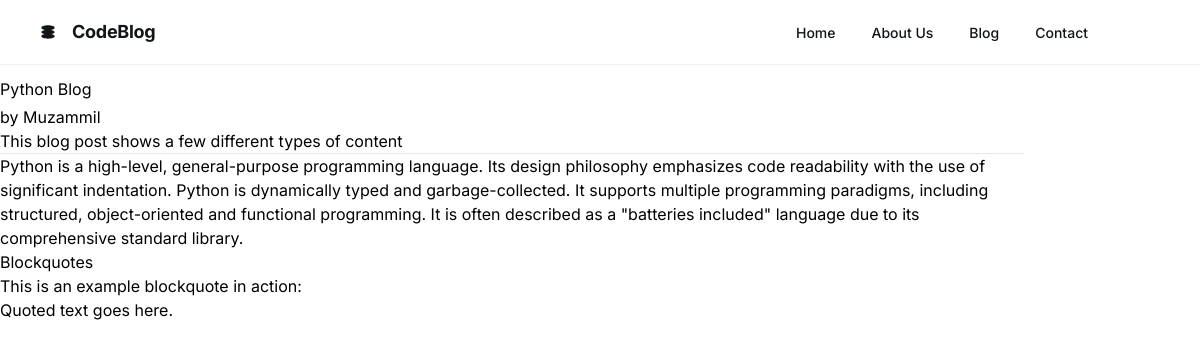
Screenshot of /blog/python-blog with the database file from the repository.
### blog/models.py (models this page shows, shortened)
class Post(models.Model):
    sno = models.AutoField(primary_key=True)
    title = models.CharField(max_length=50)
    content = models.TextField()
    author = models.CharField(max_length=15)
    slug = models.CharField(max_length=50)
    timestamp = models.DateTimeField(blank=True)

### blog/views.py (the view)
# urls.py: path('<str:slug>', views.blogpost, name='blogpost'),
def blogpost(request, slug):
    post = Post.objects.filter(slug=slug).first()
    context = { 'post': post}
    return render(request, 'blog/blogpost.html', context)

### templates/blog/blogpost.html (shortened to what this page needs)
{% extends "home/base.html" %}
{% block blogactive %}  active {% endblock %}
{% block body %}
<div class="container my-3">
<article class="blog-post">
    <h2 class="display-5 link-body-emphasis mb-1">{{post.title}}</h2>
    <p class="blog-post-meta">{{post.timeStamp}} by <a href="/about">{{post.author}}</a></p>
    <p>This blog post shows a few different types of content </p>
    <hr>
    <p>{{post.content}}</p>
    <h2>Blockquotes</h2>
    <p>This is an example blockquote in action:</p>
    <blockquote class="blockquote">
      <p>Quoted text goes here.</p>
    </blockquote>
  </article>
</div>
{% endblock  %}

### rows the page displays
Post: title "Python Blog", author "Muzammil", content "Python is a high-level, general-purpose programming language. Its design philosophy emphasizes code readability with the use of significant indentation. Python is dynamically typed and garbage-collected. It supports multiple programming paradigms, including structured, object-oriented and functional programming. It is often described as a \"batteries included\" language due to its comprehensive standard library."
